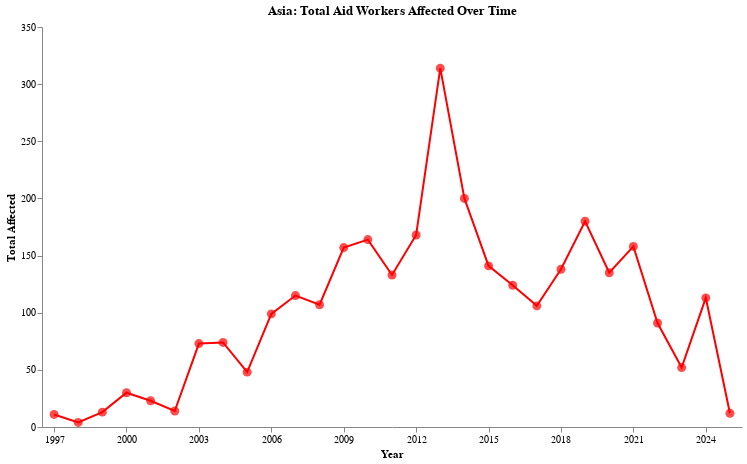

The code cell stored with this chart in its notebook:
### Code cell
# Asia
asia = security_incidents_clean[security_incidents_clean['Group'] == 'Asia']
asia_grouped = asia.groupby('Year')['Total affected'].sum().reset_index()
tick_values = asia_grouped['Year'][::3].tolist()

asia_chart = (
    alt.Chart(asia_grouped).mark_line(color='red')
    .encode(
        x=alt.X('Year:N', axis=alt.Axis(values=tick_values, labelAngle=0), title='Year'),
        y=alt.Y('Total affected:Q', axis=alt.Axis(grid=False), title='Total Affected'),
        tooltip=['Year:N', 'Total affected:Q']
    )
    .properties(title='Asia: Total Aid Workers Affected Over Time', width=700, height=400)
    + alt.Chart(asia_grouped).mark_point(color='red', filled=True, size=80)
    .encode(x='Year:N', y='Total affected:Q', tooltip=['Year:N', 'Total affected:Q'])
).interactive().configure_view(stroke=None)

asia_chart.save("../plots/asia_total_affected.html")
asia_chart

### Figure 1 — Vega-Lite specification as saved in the notebook (floating-point values rounded to 4 significant figures)
{"config": {"view": {"continuousWidth": 400, "continuousHeight": 300, "stroke": null}}, "layer": [{"mark": {"type": "line", "color": "red"}, "encoding": {"tooltip": [{"field": "Year", "type": "nominal"}, {"field": "Total affected", "type": "quantitative"}], "x": {"axis": {"labelAngle": 0, "values": ["1997", "2000", "2003", "2006", "2009", "2012", "2015", "2018", "2021", "2024"]}, "field": "Year", "title": "Year", "type": "nominal"}, "y": {"axis": {"grid": false}, "field": "Total affected", "title": "Total Affected", "type": "quantitative"}}, "height": 400, "selection": {"selector020": {"type": "interval", "bind": "scales", "encodings": ["x", "y"]}}, "title": "Asia: Total Aid Workers Affected Over Time", "width": 700}, {"mark": {"type": "point", "color": "red", "filled": true, "size": 80}, "encoding": {"tooltip": [{"field": "Year", "type": "nominal"}, {"field": "Total affected", "type": "quantitative"}], "x": {"field": "Year", "type": "nominal"}, "y": {"field": "Total affected", "type": "quantitative"}}}], "data": {"name": "data-5ef52cf65bdead85b3bf793164e0fc73"}, "$schema": "https://vega.github.io/schema/vega-lite/v4.17.0.json", "datasets": {"data-5ef52cf65bdead85b3bf793164e0fc73": [{"Year": "1997", "Total affected": 11}, {"Year": "1998", "Total affected": 4}, {"Year": "1999", "Total affected": 13}, {"Year": "2000", "Total affected": 30}, {"Year": "2001", "Total affected": 23}, {"Year": "2002", "Total affected": 14}, {"Year": "2003", "Total affected": 73}, {"Year": "2004", "Total affected": 74}, {"Year": "2005", "Total affected": 48}, {"Year": "2006", "Total affected": 99}, {"Year": "2007", "Total affected": 115}, {"Year": "2008", "Total affected": 107}, {"Year": "2009", "Total affected": 157}, {"Year": "2010", "Total affected": 164}, {"Year": "2011", "Total affected": 133}, {"Year": "2012", "Total affected": 168}, {"Year": "2013", "Total affected": 314}, {"Year": "2014", "Total affected": 200}, {"Year": "2015", "Total affected": 141}, {"Year": "2016", "Total affected": 124}, {"Year": "2017", "Total affected": 106}, {"Year": "2018", "Total affected": 138}, {"Year": "2019", "Total affected": 180}, {"Year": "2020", "Total affected": 135}, {"Year": "2021", "Total affected": 158}, {"Year": "2022", "Total affected": 91}, {"Year": "2023", "Total affected": 52}, {"Year": "2024", "Total affected": 113}, {"Year": "2025", "Total affected": 12}]}}
